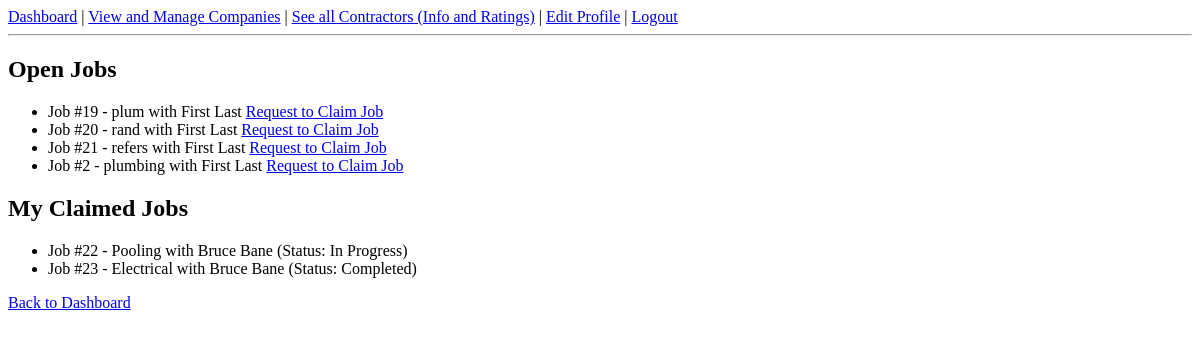
The app's page /dashboard/contractor/jobs (signed in), older data.
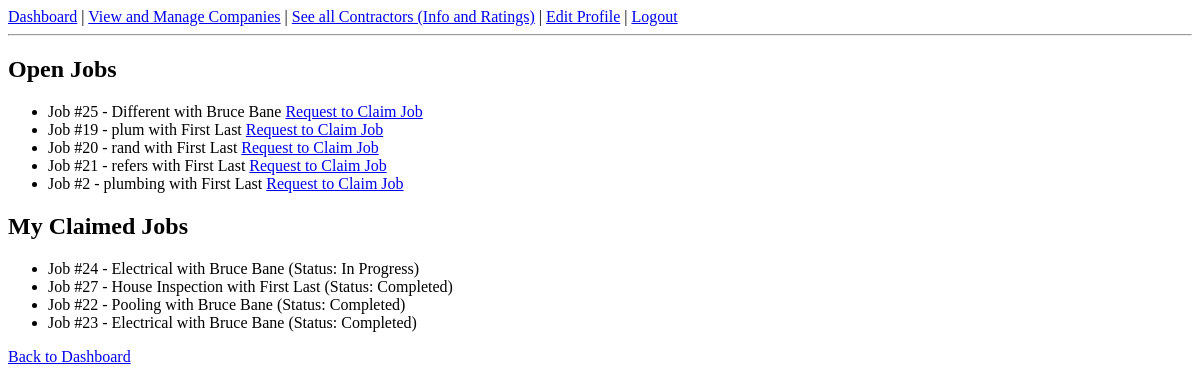
The same page, newer data.
### tables this page shows
CREATE TABLE Job_Request (
        jobID INTEGER PRIMARY KEY AUTOINCREMENT,
        clientID INTEGER NOT NULL,
        contractorID INTEGER,
        companyID INTEGER,
        service TEXT,
        status TEXT CHECK(status IN ('Pending', 'In Progress', 'Completed', 'Cancelled')) DEFAULT 'Pending',
        date_posted DATE NOT NULL,
        date_fulfilled DATE, client_approval TEXT CHECK(client_approval IN ('Pending','Approved','Denied')) DEFAULT 'Pending',
        FOREIGN KEY(clientID) REFERENCES Client(clientID),
        FOREIGN KEY(contractorID) REFERENCES Contractor(contractorID),
        FOREIGN KEY(companyID) REFERENCES Company(companyID)
    );

### app.py (the view)
@app.route("/dashboard/contractor/jobs")
def contractor_jobs():
    if session.get("role") != "contractor":
        return "Access denied", 403
    contractor_id = get_contractor_id(session["user_id"])
    conn = get_db()
    cur = conn.cursor()
    cur.execute("""
        SELECT jr.*, c.name AS companyName, cli.firstName || ' ' || cli.lastName AS clientName
        FROM Job_Request jr
        LEFT JOIN Company c ON jr.companyID = c.companyID
        LEFT JOIN Client cli ON jr.clientID = cli.clientID
        WHERE jr.contractorID IS NULL
        ORDER BY jr.date_posted DESC
    """)
    open_jobs = cur.fetchall()
    cur.execute("""
        SELECT jr.*, c.name AS companyName, cli.firstName || ' ' || cli.lastName AS clientName
        FROM Job_Request jr
        LEFT JOIN Company c ON jr.companyID = c.companyID
        LEFT JOIN Client cli ON jr.clientID = cli.clientID
        WHERE jr.contractorID=?
        ORDER BY jr.date_posted DESC
    """, (contractor_id,))
    my_jobs = cur.fetchall()
    conn.close()
    return render_template("contractor_jobs.html", open_jobs=open_jobs, my_jobs=my_jobs)

### app.py (called while the page is built)
def get_db():
    conn = sqlite3.connect(DB_FILE)
    conn.row_factory = sqlite3.Row
    return conn

def get_contractor_id(user_id):
    conn = get_db()
    cur = conn.cursor()
    cur.execute("SELECT contractorID FROM Contractor WHERE userID=?", (user_id,))
    row = cur.fetchone()
    conn.close()
    return row["contractorID"] if row else None

### templates/contractor_jobs.html (shortened to what this page needs)
{% extends "base.html" %}
{% block content %}
<h2>Open Jobs</h2>
<ul>
  {% for job in open_jobs %}
    <li>
      Job #{{ job.jobID }} - {{ job.service }} with {{ job.clientName }}
      <a href="/request_claim/{{ job.jobID }}">Request to Claim Job</a>
    </li>
  {% else %}
    <li>No open jobs available</li>
  {% endfor %}
</ul>
<h2>My Claimed Jobs</h2>
<ul>
  {% for job in my_jobs %}
    <li>
      Job #{{ job.jobID }} - {{ job.service }} with {{ job.clientName }} (Status: {{ job.status }})
    </li>
  {% else %}
    <li>You haven't claimed any jobs yet</li>
  {% endfor %}
</ul>
<p><a href="{{ url_for('contractor_dashboard') }}">Back to Dashboard</a></p>
{% endblock %}

Row changes from the older to the newer data that the page shows:
added Job_Request: jobID "25", service "Different", clientName "Bruce Bane", shown under "Open Jobs"
added Job_Request: jobID "24", service "Electrical", clientName "Bruce Bane", status "In Progress", shown under "My Claimed Jobs"
added Job_Request: jobID "27", service "House Inspection", clientName "First Last", status "Completed", shown under "My Claimed Jobs"
changed Job_Request "Pooling": status "In Progress" → "Completed"
